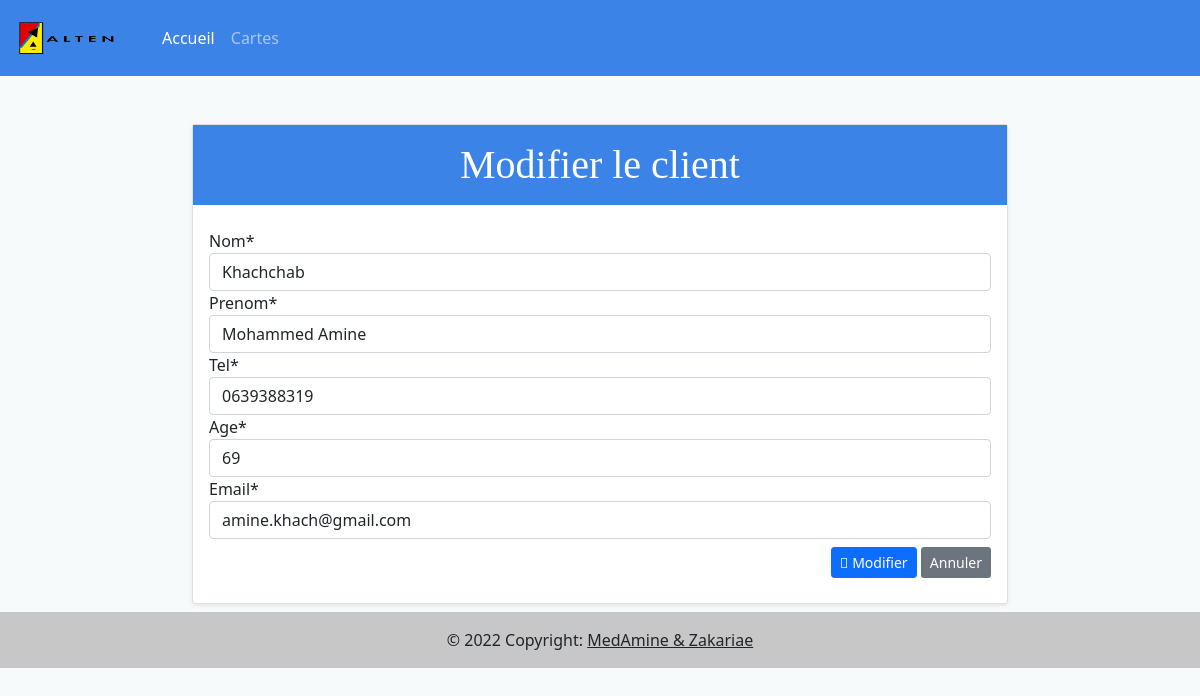
Screenshot of /modifierclient/1 with the database file from the repository.
### bookStore/models.py (models this page shows, shortened)
class Client(models.Model):
    nom = models.CharField(max_length=50, null=True)
    prenom = models.CharField(max_length=50, null=True)
    tel = models.CharField(max_length=50, null=True)
    age = models.IntegerField()
    email = models.CharField(max_length=50, null=True)

### bookStore/views.py (the view)
# urls.py: path('modifierclient/<str:pk>', views.modifierclient, name='modifierclient'),
def modifierclient(request, pk):
    client = Client.objects.get(id=pk)
    form = ClientForm(instance=client)
    if request.method == 'POST':
        form = ClientForm(request.POST, instance=client)
        if form.is_valid():
            form.save()
    contexte = {'form': form}
    return render(request, 'bookStore/modifierClient.html', contexte)

### bookStore/forms.py
class ClientForm(ModelForm):
    class Meta:
        model = Client
        fields = '__all__'

### templates/bookStore/modifierClient.html (shortened to what this page needs)
{% extends 'bookstore/main.html' %}
{% load crispy_forms_tags%}
{% block content %}
    <div class="container mt-5 " >
        <div class="d-flex justify-content-center align-itmes-center">
            <div class="card shadow-sm " style="width: 51rem;">
                <h1 class="text-center card-title bg-primary text-white py-3"  style="font-family: Didot, serif;">Modifier le client</h1>
                <div class="card-body ">
                    <form action="" method="post" class="mb-5">
                            {{ form|crispy }}
                        <div class=" float-sm-end mt-2">
                                <button type="submit" class="btn btn-primary btn-sm"><i class="fad fa-edit"></i> Modifier</button>
                                <a href="{% url 'index' %}">
                                    <button type="button" class="btn bg-secondary text-white btn-sm">Annuler</button>
                                </a>
                        </div>
                    </form>
                </div>
              </div>
        </div>
    </div>
{% endblock %}

### static/css/style.css (style rules this page uses)
.bg-primary { background-color: rgb(60, 131, 231)!important; }
body { background-color: rgb(246, 250, 250); }

### rows the page displays
Client: nom "Khachchab", prenom "Mohammed Amine", tel "0639388319", age "69", email "amine.khach@gmail.com"
